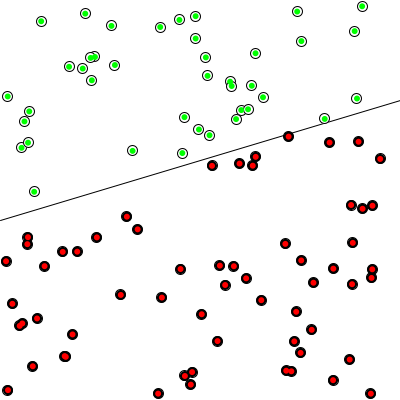
Frame 1 (no input)
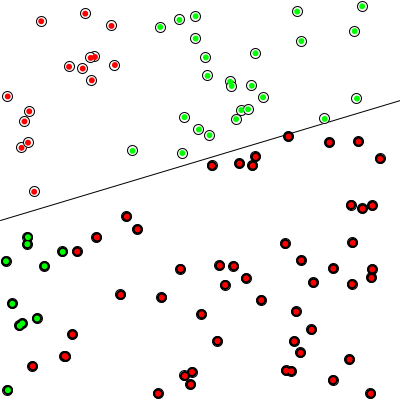
Frame 60 (the mouse pressed at the canvas centre just before this capture)
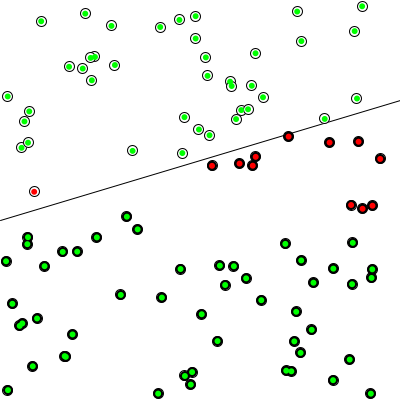
Frame 120 (the mouse held since frame 60 and released just before this capture)

The Processing sketch that drew these frames (run headless with seeded random() and noise(); from frame 60 on, the mouse is pressed at the canvas centre):

// Processing sketch: tuto_2_4_biais
// ── tuto_2_4_biais.pde
// source : https://www.youtube.com/watch?v=DGxIcDjPzac&t=20s
// à partir de 19:00 à 15:00
Perceptron brain;
Point[] points = new Point[100];
int trainingIndex = 0;

void setup() {
  size(400,400);
  brain = new Perceptron(3);
  
  // initialisation d'un dataset
  for (int i = 0; i < points.length; i++) {
    points[i] = new Point();
  }
  
}

void draw(){
  background(255);
  stroke(0);
  //line(0,height, width, 0);
  Point p1 = new Point(-1, f(-1));
  Point p2 = new Point(1, f(1));
  line(p1.pixelX(), p1.pixelY(), p2.pixelX(), p2.pixelY());
  
  // afficher les points
  for (Point pt : points){
    pt.show();
  }
  
  // guess or not by colors
  for (Point pt : points) {
    float[] inputs = {pt.x, pt.y, pt.bias};
    int target = pt.label;
   
    int guess = brain.guess(inputs);
    if(guess == target) { fill(0,255,0); }
    else { fill(255,0,0); }
    
    noStroke();
    ellipse(pt.pixelX(), pt.pixelY(), 6, 6);
  }
  
  // point par point
  Point training = points[trainingIndex];
  float[] inputs = {training.x, training.y, training.bias};
  int target = training.label;
  
  // ajustement des poids
  brain.train(inputs, training.label); 
  
  trainingIndex++;
  if(trainingIndex == points.length){ trainingIndex = 0;}
  
}

// le biais est nécessaire car si x,y = 0,0, les poids sont neutralisés 
// le biais vaut toujours 1
// y = -w0/w1 * x + -w2/w1 * 1 (car w0x + w1y + w2b = 0)

// ── Perceptron.pde
// Fonction d'activation
int sign(float n) {
  if (n >=0) return 1;
  else return -1;
}

// Perceptron
class Perceptron {
   float[] weights;
   float lr = 0.01; // learning rate
   
   // constructeur
   Perceptron(int n) {
     weights = new float[n];
     // initialisation des poids
     for(int i = 0; i < weights.length; i++){
       weights[i] = random(-1,1);
       println("initial "+i+" : "+weights[i]);
     }
   }
    
   int guess(float[] inputs){
     float sum = 0;
     for(int i = 0; i < weights.length; i++){
       sum += inputs[i]*weights[i];
     }
     int output = sign(sum);
     return output;
   }
   
   void train(float[] inputs, int target){
     int guess = guess(inputs);
     int error = target - guess; // vaut 0 si ok, -2 ou +2 sinon
     
     // correction des poids
     for (int i = 0; i < weights.length; i++) {
       weights[i] += error * inputs[i] * lr; // pas de correction si vaut 0
       float delta = error * inputs[i] * lr;       
     }
   }
   
}

// ── Training.pde
float f(float x) {
  // y = mx + b
  return 0.3 * x + 0.2;
}


class Point {
   float x;
   float y;
   float bias = 1;
   int label;
   
   Point(float x_, float y_){
      x = x_;
      y = y_;
   }
   
   Point() {
     x = random(-1,1);
     y = random(-1,1);
     
     float lineY = f(x);
     if (y > lineY) { label = 1;}
     else { label = -1;}
     //println(x+":"+y+":"+label);
   }
   
   float pixelX() { return map(x, -1, 1, 0, width);}
   float pixelY() { return map(y, -1, 1, height, 0);}
   
   void show() {
       if(label == 1) { fill(255);}
       else { fill(0);}
       
       float px = pixelX();
       float py = pixelY();
       ellipse(px,py,10,10);
   }
}

// affiche une ligne en y = mx + b
